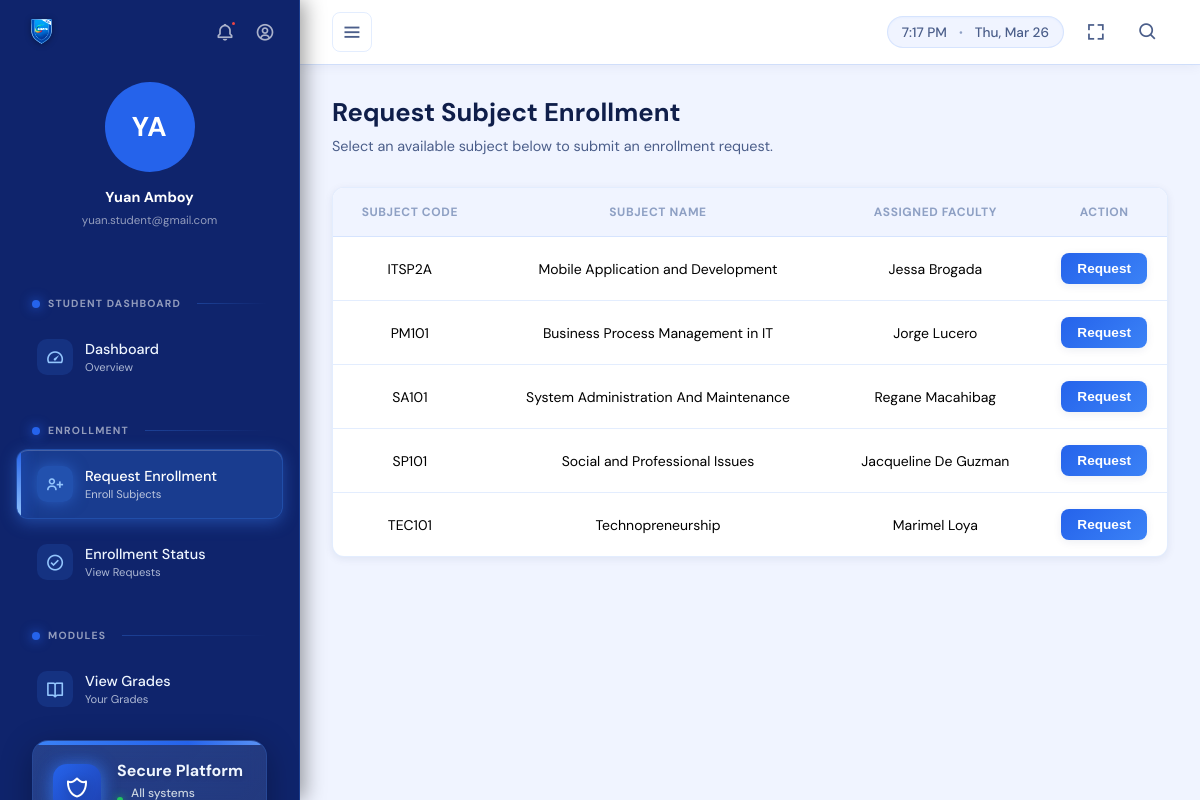
The app's page /index.php?page=request_enrollment (signed in) with its own data.
### tables this page shows
CREATE TABLE `users` (
  `user_id` int(11) NOT NULL,
  `full_name` varchar(100) NOT NULL,
  `program` varchar(100) DEFAULT NULL,
  `section` varchar(50) DEFAULT NULL,
  `year_level` tinyint(4) DEFAULT NULL,
  `email` varchar(100) NOT NULL,
  `password_hash` varchar(255) NOT NULL,
  `role_id` int(11) NOT NULL,
  `created_at` timestamp NOT NULL DEFAULT current_timestamp(),
  `is_active` tinyint(1) DEFAULT 1
);

CREATE TABLE `subjects` (
  `subject_id` int(11) NOT NULL,
  `subject_code` varchar(20) NOT NULL,
  `subject_name` varchar(100) NOT NULL,
  `faculty_id` int(11) NOT NULL
);

### student/enrollment_request.php (the view, shortened to what this page needs)
<?php
require_once __DIR__ . '/../config/db.php';
$student_id = $_SESSION["user_id"];
$avail_q = "
SELECT s.subject_id, s.subject_code, s.subject_name, u.full_name AS faculty_name
FROM subjects s
LEFT JOIN enrollments e ON s.subject_id = e.subject_id AND e.student_id = ?
LEFT JOIN enrollment_requests er ON s.subject_id = er.subject_id AND er.student_id = ? AND er.status = 'Pending'
LEFT JOIN users u ON s.faculty_id = u.user_id
WHERE e.enrollment_id IS NULL AND er.request_id IS NULL
ORDER BY s.subject_code
";
$avail = $conn->prepare($avail_q);
$avail->bind_param('ii', $student_id, $student_id);
$avail->execute();
$avail_res = $avail->get_result();
?>
<div>
    <div class="page-header">
        <h2>Request Subject Enrollment</h2>
        <p>Select an available subject below to submit an enrollment request.</p>
    </div>
    <div class="content-section">
        <div class="table-card">
            <div class="table-wrap">
                <table>
                    <thead>
                        <tr>
                            <th>Subject Code</th>
                            <th>Subject Name</th>
                            <th>Assigned Faculty</th>
                            <th style="width: 120px;">Action</th>
                        </tr>
                    </thead>
                    <tbody>
                        <?php if ($avail_res && $avail_res->num_rows > 0): ?>
                            <?php while ($s = $avail_res->fetch_assoc()): ?>
                            <tr>
                                <td><?= htmlspecialchars($s['subject_code'], ENT_QUOTES) ?></td>
                                <td><?= htmlspecialchars($s['subject_name'], ENT_QUOTES) ?></td>
                                <td><?= htmlspecialchars($s['faculty_name'] ?? '-', ENT_QUOTES) ?></td>
                                <td>
                                    <form method="post">
                                        <button type="submit" class="btn-request">Request</button>
                                    </form>
                                </td>
                            </tr>
                            <?php endwhile; ?>
                        <?php endif; ?>
                    </tbody>
                </table>
            </div>
        </div>
    </div>
</div>

### template/sidebar.php (shortened to what this page needs)
<?php
require_once __DIR__ . '/../includes/auth_check.php';
$role_id = (int)$_SESSION["role_id"];
$user_id = (int)$_SESSION["user_id"];
$user_stmt = $conn->prepare("SELECT full_name, email FROM users WHERE user_id = ?");
$user_stmt->bind_param('i', $user_id);
$user_stmt->execute();
$user_result = $user_stmt->get_result();
$user_name  = "User";
$user_email = "";
if ($user_result && $user_row = $user_result->fetch_assoc()) {
    $user_name  = $user_row['full_name'] ?? "User";
    $user_email = $user_row['email']     ?? "";
}
$name_parts = array_filter(explode(' ', trim($user_name)));
$initials = '';
if (count($name_parts) >= 2) {
    $initials = strtoupper(substr($name_parts[0], 0, 1) . substr($name_parts[1], 0, 1));
} else {
    $initials = strtoupper(substr($name_parts[0] ?? 'U', 0, 1));
}
$current_page = $_GET['page'] ?? 'dashboard';
?>
<!DOCTYPE html>
<html lang="en">
<head>
    <link href='https://unpkg.com/boxicons@2.1.4/css/boxicons.min.css' rel='stylesheet'>
    <link rel="stylesheet" href="https://cdnjs.cloudflare.com/ajax/libs/font-awesome/6.4.0/css/all.min.css">
</head>
<body>
    <aside class="sidebar" id="sidebar">
        <div class="sidebar-header">
            <div class="sidebar-topstrip">
                <div class="sidebar-logo">
                    <img src="images/siems.png" alt="SIEMS Logo">
                </div>
                <div class="sidebar-header-icons">
                    <button class="header-icon-btn" id="sidebarNotifBtn" title="Notifications">
                        <i class='bx bx-bell'></i>
                        <span class="badge-dot"></span>
                    </button>
                    <div class="sidebar-profile-menu" style="position:relative;">
                        <button class="header-icon-btn" id="sidebarProfileIconBtn" title="Profile">
                            <i class='bx bx-user-circle'></i>
                        </button>
                    </div>
                </div>
            </div>
            <div class="sidebar-profile">
                <div class="sidebar-avatar"><?= htmlspecialchars($initials, ENT_QUOTES) ?></div>
                <div class="sidebar-user-name"><?= htmlspecialchars($user_name, ENT_QUOTES) ?></div>
                <div class="sidebar-user-email"><?= htmlspecialchars($user_email, ENT_QUOTES) ?></div>
            </div>
        </div>
        <nav class="nav">
            <?php if (!empty($menus[$role_id])): ?>
                <ul>
                    <?php foreach ($menus[$role_id] as $item):
                        if (isset($item['is_section']) && $item['is_section']): ?>
                            </ul>
                            <span class="section-title"><?= htmlspecialchars($item['label'], ENT_QUOTES) ?></span>
                            <ul>
                        <?php else:
                            $is_active = isset($item['link']) && strpos($item['link'], $current_page) !== false ? ' active' : '';
                            $has_submenu = isset($item['submenu']);
                        ?>
                            <li class="<?= $is_active ? 'open' : '' ?>">
                                <a href="<?= htmlspecialchars($item['link']) ?>" class="<?= $is_active ?>" <?= $has_submenu ? 'onclick="toggleSubmenu(event)"' : '' ?>>
                                    <span class="left">
                                        <div class="icon-wrapper">
                                            <i class='bx <?= htmlspecialchars($item['icon']) ?> icon'></i>
                                        </div>
                                        <span class="nav-label">
                                            <span class="main-text"><?= htmlspecialchars($item['label']) ?></span>
                                            <span class="sub-text"><?= htmlspecialchars($item['sublabel']) ?></span>
                                        </span>
                                    </span>
                                </a>
                            </li>
                        <?php endif; ?>
                    <?php endforeach; ?>
                </ul>
            <?php endif; ?>
            <div class="sidebar-footer">
                <div class="footer-header">
                    <div class="footer-icon">
                        <i class='bx bx-shield-alt-2'></i>
                    </div>
                    <div class="footer-content">
                        <div class="footer-title">Secure Platform</div>
                        <div class="footer-subtitle">All systems operational</div>
                    </div>
                </div>
            </div>
        </nav>
    </aside>
    <div class="page-wrapper" id="pageWrapper">
        <nav class="top-navbar" id="topNavbar">
            <div class="navbar-container">
                <div class="navbar-content">
                    <div class="navbar-left">
                        <button class="toggle-btn" id="toggleBtn" aria-label="Toggle sidebar"><i class='bx bx-menu'></i></button>
                    </div>
                    <div class="navbar-right">
                        <div class="time-display" id="timeDisplay">
                            <span id="currentTime"></span>
                            <span class="date-separator">•</span>
                            <span id="currentDate"></span>
                        </div>
                        <button class="icon-btn" id="fullscreenBtn" title="Toggle Fullscreen"><i class='bx bx-fullscreen'></i></button>
                        <button class="icon-btn" id="searchBtn" title="Search"><i class='bx bx-search'></i></button>
                    </div>
                </div>
            </div>
        </nav>
        <main class="main-content" id="mainContent">

### index.php (shortened to what this page needs)
<?php
require_once __DIR__ . '/config/db.php';
include __DIR__ . '/template/sidebar.php';
?>
            <div style="max-width: 1400px; margin: 0 auto;">
                <?php
                switch ($page) {
                    case 'request_enrollment':
                        include __DIR__ . '/student/enrollment_request.php';
                        break;
                }
                ?>
            </div>
        </main>
    </div>
</body>
</html>

### student/enrollment_request.php (style rules this page uses)
:root { --navy: #0f246c; --blue-500: #3B82F6; --blue-600: #2563EB; --blue-700: #1E40AF; --blue-light: #93C5FD; --bg: #F0F4FF; --surface: #FFFFFF; --border: rgba(59, 130, 246, 0.14); --text-900: #0F1E4A; --text-600: #4B5E8A; --text-400: #8EA0C4; --shadow-sm: 0 2px 8px rgba(15, 36, 108, 0.08); --shadow-md: 0 6px 20px rgba(15, 36, 108, 0.12); --r-md: 12px; --transition: all 0.3s cubic-bezier(0.4, 0, 0.2, 1); }
.page-header { margin-bottom: 2rem; }
.page-header h2 { font-size: 1.6rem; font-weight: 700; color: var(--text-900); margin-bottom: 0.5rem; }
.page-header p { color: var(--text-600); font-size: 0.9rem; }
.content-section { margin-bottom: 3rem; }
.table-card { background: var(--surface); border: 1px solid var(--border); border-radius: var(--r-md); box-shadow: var(--shadow-sm); overflow: hidden; transition: var(--transition); }
.table-wrap { overflow-x: auto; }
table { border-collapse: collapse; width: 100%; }
th { padding: 1rem 1.25rem; text-align: center; font-size: 0.75rem; font-weight: 700; color: var(--text-400); text-transform: uppercase; letter-spacing: 0.05em; background: var(--bg); border-bottom: 1px solid var(--border); }
td { padding: 1rem 1.25rem; font-size: 0.875rem; color: black; text-align: center; border-bottom: 1px solid var(--border); }
tbody tr:last-child td { border-bottom: none; }
.btn-request { padding: 0.5rem 1rem; background: linear-gradient(135deg, var(--blue-600), var(--blue-500)); color: white; border: none; border-radius: 8px; cursor: pointer; font-weight: 600; font-size: 0.85rem; transition: var(--transition); box-shadow: var(--shadow-sm); white-space: nowrap; }
form { margin: 0; display: flex; align-items: center; justify-content: center; }

### records on screen
users: full_name "YA", full_name "Yuan Amboy", email "yuan.student@gmail.com"
subjects: subject_code "ITSP2A", subject_name "Mobile Application and Development", faculty.full_name "Jessa Brogada"
subjects: subject_code "PM101", subject_name "Business Process Management in IT", faculty.full_name "Jorge Lucero"
subjects: subject_code "SA101", subject_name "System Administration And Maintenance", faculty.full_name "Regane Macahibag"
subjects: subject_code "SP101", subject_name "Social and Professional Issues", faculty.full_name "Jacqueline De Guzman"
subjects: subject_code "TEC101", subject_name "Technopreneurship", faculty.full_name "Marimel Loya"

### other values on screen
$item['label'] "STUDENT DASHBOARD"
$item['label'] "Dashboard"
$item['sublabel'] "Overview"
$item['label'] "ENROLLMENT"
$item['label'] "Request Enrollment"
$item['sublabel'] "Enroll Subjects"
$item['label'] "Enrollment Status"
$item['sublabel'] "View Requests"
$item['label'] "MODULES"
$item['label'] "View Grades"
$item['sublabel'] "Your Grades"
